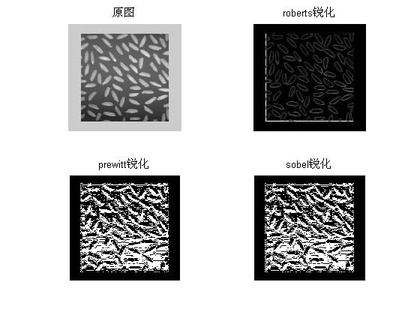
%> input picture 数字图像实验/实验六/first.jpg, 420 x 315 px, shrunk from 560 x 420 before the run
$ octave --eval "Hough(imread('first.jpg'));"   (GNU Octave 9; MATLAB toolbox functions it lacks are replaced by stand-ins)
%> lines starting %> are read from the running program, lines starting %| are printed output that depends on the picture; in (x1, y1, x2, y2) boxes, pixels count from 0 and x2, y2 are one past the last pixel; in counts of white or black regions, pixels touching at a corner belong together; the program's own positions count from 1
function Hough(I)
 subplot(1,3,1);
 imshow(I);
 f=rgb2gray(I);
 g=edge(f,'sobel');
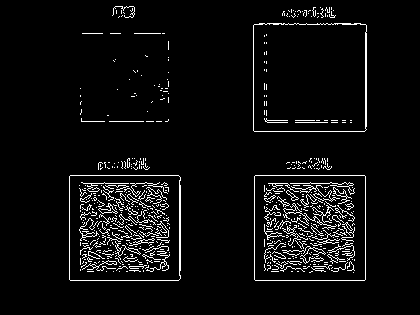
%> g: size 315x420 logical; 5.2% white in thin lines or dots, all inside (x1, y1, x2, y2) = (69, 6, 367, 281)
 subplot(1,3,2);
 imshow(g);
 subplot(1,3,3);
 imshow(g);
 [row,col]=size(g);
%> row = 315; col = 420
 pinfang=round((row*row+col*col)^0.5);
%> pinfang = 525
 A=zeros(2*pinfang,180);

 for m=1:row
     for n=1:col
         if g(m,n)>0
             for thera=1:180
                 r=thera/180*pi;  %角度转弧度
                 rho=round(m*cos(r)+n*sin(r)); %p=cosQ+sinQ
                 rho=rho+pinfang; %-1:1转换到1:2L
                 A(rho,thera)=A(rho,thera)+1;
             end
         end
     end
 end
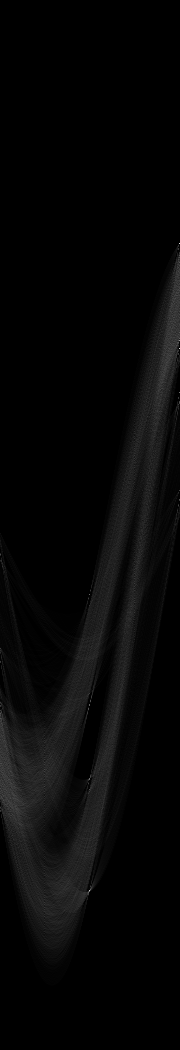
%> A: size 1050x180 double; min 0, max 219, mean 6.6
%> after the loop, r = 3.14; rho = 244
 [rpo,thepa]=find(A>60); %交点超过60条线的点,rpo, thepa为参数空间的坐标
%> rpo = 453 values from 244 to 894; thepa = 453 values from 1 to 180
 nma=length(rpo);
%> nma = 453
 for i=1:nma
     hold on
     m=1:row;
     r=thepa(i)/180*pi;
     n=(rpo(i)-pinfang-m*cos(r))/(sin(r));
     plot(n,m,'r');
 end
%> this loop made 453 passes
%> r on passes 1 to 3: 0.0175, 0.0175, 0.0175
%> `Hough(imread('first.jpg'));`:
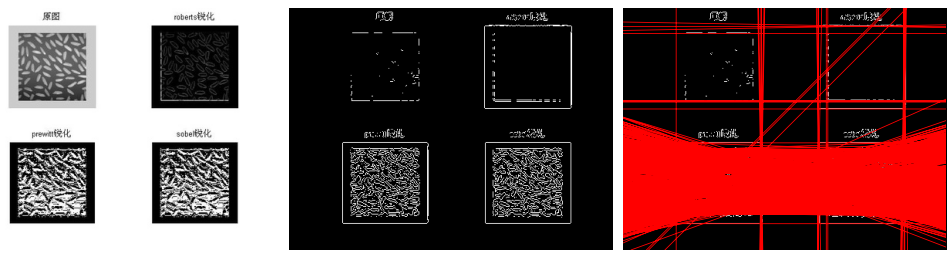
%> figure redrawn from the program's plot data, 3 panels
